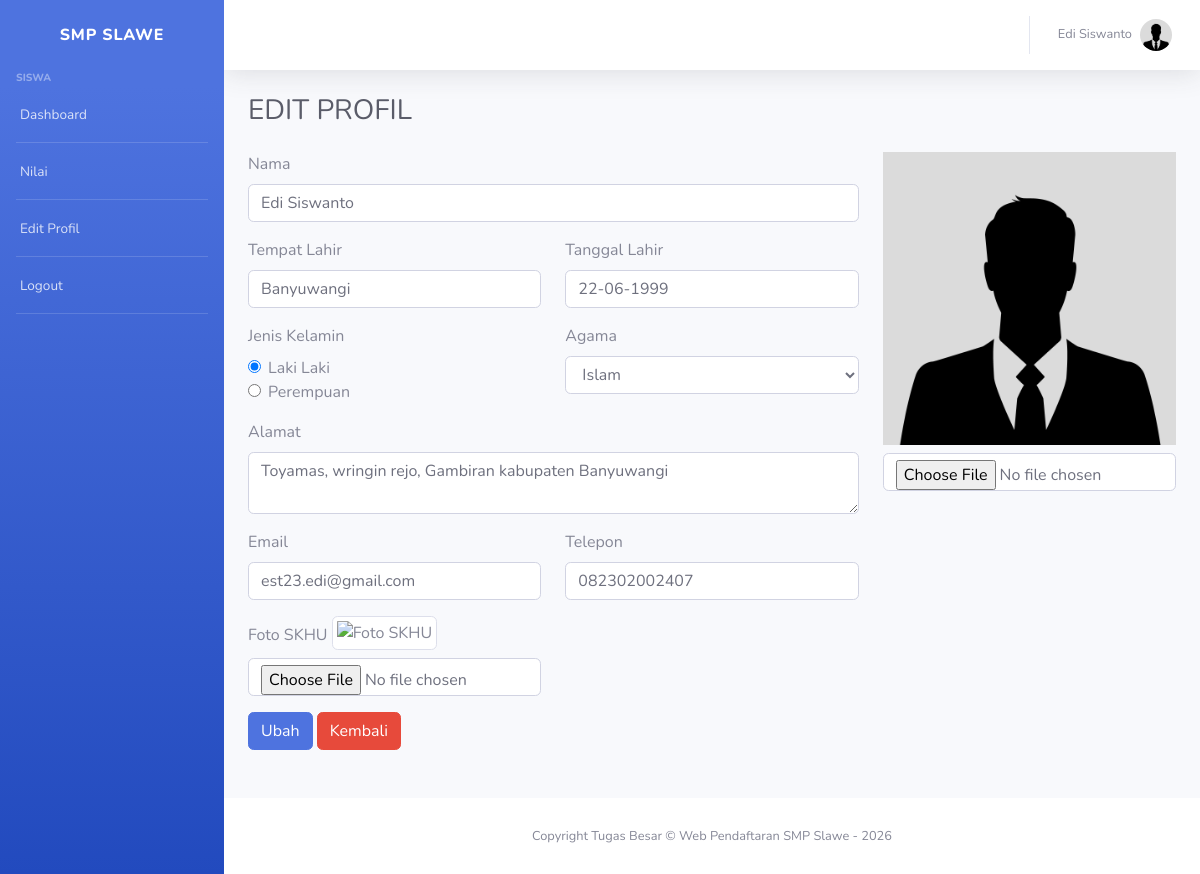
Page /siswa/editprofil.php (signed in) on the committed database.
### tables this page shows
CREATE TABLE `pendaftar` (
  `id` int(11) NOT NULL,
  `nama` varchar(100) DEFAULT NULL,
  `tmpt_lahir` varchar(100) DEFAULT NULL,
  `tgl_lahir` date DEFAULT NULL,
  `jenis_kelamin` enum('L','P') DEFAULT NULL,
  `agama` varchar(45) DEFAULT NULL,
  `alamat` text,
  `email` varchar(100) DEFAULT NULL,
  `telepon` varchar(45) DEFAULT NULL,
  `foto` varchar(100) NOT NULL,
  `foto_skhu` varchar(100) DEFAULT NULL,
  `users_id` int(11) DEFAULT NULL
);

### siswa/editprofil_control.php (called while the page is built, shortened)
<?php
$id_user = $_SESSION['id_users'];
$sql_pendaftar = "SELECT * FROM pendaftar where users_id = '$id_user'";
$result_pendaftar = mysqli_query($koneksi, $sql_pendaftar);
if($result_pendaftar && mysqli_num_rows($result_pendaftar)) {
    $data_pendaftar = mysqli_fetch_array($result_pendaftar);
}
?>

### siswa/editprofil.php (the view, shortened to what this page needs)
<?php
include('../config/auto_load.php');
include('editprofil_control.php');
include('../topfoot/header.php');
?>
<div class="container-fluid">
  <h1 class="h3 mb-4 text-gray-800">EDIT PROFIL</h1>
    <form class="user" method="POST" action="editprofil.php" enctype="multipart/form-data">
        <div class="row">
            <div class="col-md-8">
                <div class="form-group">
                    <label for="nama">Nama</label>
                    <input type="text" class="form-control" id="nama" placeholder="Masukkan Nama" name="nama" value="<?= isset($data_pendaftar['nama']) ? $data_pendaftar['nama'] : '' ?>">
                </div>
                <div class="form-group row">
                    <div class="col-md-6">
                        <label for="tempat_lahir">Tempat Lahir</label>
                        <input type="text" class="form-control" id="tempat_lahir" placeholder="Tempat lahir" name="tempat_lahir" value="<?= isset($data_pendaftar['tmpt_lahir']) ? $data_pendaftar['tmpt_lahir'] : '' ?>">
                    </div>
                    <div class="col-md-6">
                        <label for="tanggal_lahir">Tanggal Lahir</label>
                        <input type="text" class="form-control datepicker" id="tanggal_lahir" placeholder="Tanggal Lahir" name="tanggal_lahir" value="<?= (!empty($data_pendaftar['tgl_lahir']) && $data_pendaftar['tgl_lahir'] != '0000-00-00') ? date("d-m-Y", strtotime($data_pendaftar['tgl_lahir'])) : '' ?>">
                    </div>
                </div>
                <div class="form-group row">
                    <div class="col-md-6">
                        <label>Jenis Kelamin</label>
                        <?php
                        $laki = "";
                        $perempuan = "";
                        if(isset($data_pendaftar['jenis_kelamin']) && $data_pendaftar['jenis_kelamin'] == "L") {
                            $laki = "checked";
                        } else if(isset($data_pendaftar['jenis_kelamin']) && $data_pendaftar['jenis_kelamin'] == "P") {
                            $perempuan = "checked";
                        }
                        ?>
                        <div class="form-check">
                            <input class="form-check-input" type="radio" name="jenis_kelamin" id="lk" value="L" <?= $laki ?>>
                            <label class="form-check-label" for="lk">
                                Laki Laki
                            </label>
                        </div>
                        <div class="form-check">
                            <input class="form-check-input" type="radio" name="jenis_kelamin" id="pr" value="P" <?= $perempuan ?>>
                            <label class="form-check-label" for="pr">
                                Perempuan
                            </label>
                        </div>
                    </div>
                    <div class="col-md-6">
                        <label for="agama">Agama</label>
                        <select name="agama" id="agama" class="form-control">
                            <option value="islam" <?php if(isset($data_pendaftar['agama']) && $data_pendaftar['agama'] == 'islam'){ echo "selected"; } ?>>Islam</option>
                        </select>
                    </div>
                </div>
                <div class="form-group">
                    <label for="alamat">Alamat</label>
                    <textarea name="alamat" id="alamat" class="form-control"><?= isset($data_pendaftar['alamat']) ? $data_pendaftar['alamat'] : '' ?></textarea>
                </div>
                <div class="form-group row">
                    <div class="col-md-6">
                        <label for="email">Email</label>
                        <input name="email" type="email" class="form-control" id="email" placeholder="Email" value="<?= isset($data_pendaftar['email']) ? $data_pendaftar['email'] : '' ?>">
                    </div>
                    <div class="col-md-6">
                        <label for="telepon">Telepon</label>
                        <input name="telepon" type="text" class="form-control" id="telepon" placeholder="Telepon" value="<?= isset($data_pendaftar['telepon']) ? $data_pendaftar['telepon'] : '' ?>">
                    </div>
                </div>
            </div>
           <div class="col-md-4">
                <?php
                if(isset($data_pendaftar['foto']) && $data_pendaftar['foto'] != '' && file_exists('../uploads/' . $data_pendaftar['foto'])) {
                    $foto = '../uploads/' . $data_pendaftar['foto'];
                } else {
                    $foto = '../assets/img/avatar.jpg';
                }
                ?>
                <img src="<?= $foto ?>" alt="foto profil" class="img-fluid">
                <input type="file" name="gambar" class="form-control mt-2">
            </div>
            <div class="col-md-4">
                <div class="form-group">
                    <label for="foto_SKHU">Foto SKHU</label>
                    <?php
                    if(isset($data_pendaftar['foto_SKHU']) && $data_pendaftar['foto_SKHU'] != '') {
                        $foto_SKHU = '../uploads/' . $data_pendaftar['foto_SKHU'];
                    } else if(isset($data_pendaftar['foto_skhu']) && $data_pendaftar['foto_skhu'] != '') {
                        $foto_SKHU = '../uploads/' . $data_pendaftar['foto_skhu'];
                    } else {
                        $foto_SKHU = '../assets/img/no-image.png';
                    }
                    ?>
                    <img src="<?= $foto_SKHU ?>" alt="Foto SKHU" class="img-fluid img-thumbnail mb-2" style="max-width: 100%; height: auto;">
                    <input type="file" name="foto_skhu" class="form-control">
                </div>
            </div>
            <div class="col-md-12">
                <button type="submit" name="btn_simpan" value="simpan_profil" class="btn btn-primary mb-5">Ubah</button>
                <a href="dashboard.php" class="btn btn-danger mb-5">Kembali</a>
            </div>
        </div>
    </form>
</div>
<?php include('../topfoot/footer.php'); ?>

### rows in the picture
pendaftar: nama "Edi Siswanto", tempat_lahir "Banyuwangi", tanggal_lahir "22-06-1999", agama "Islam", alamat "Toyamas, wringin rejo, Gambiran kabupaten Banyuwangi", email "est23.edi@gmail.com", telepon "082302002407"

### other values in the picture
$_SESSION['level'] "SISWA"
$_SESSION['nama'] "Edi Siswanto"
